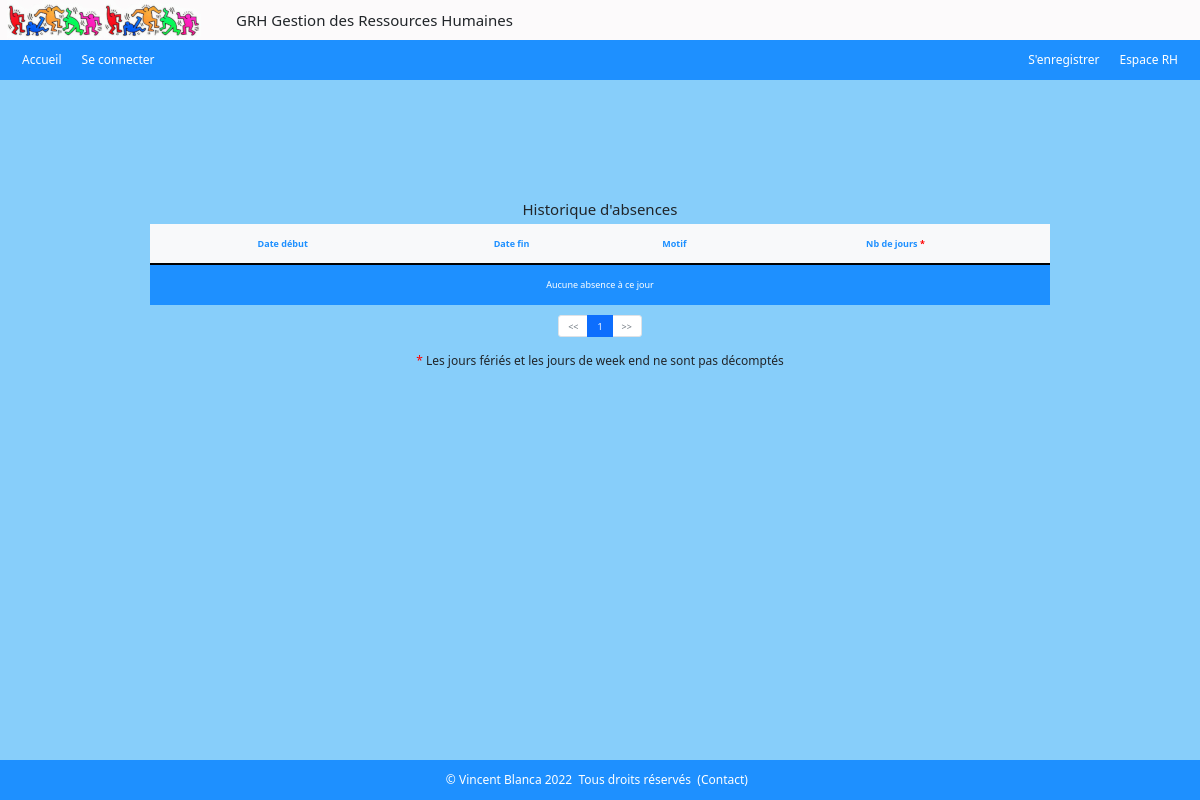
The app's page /index.php?action=histoAbsences (signed in), older data.
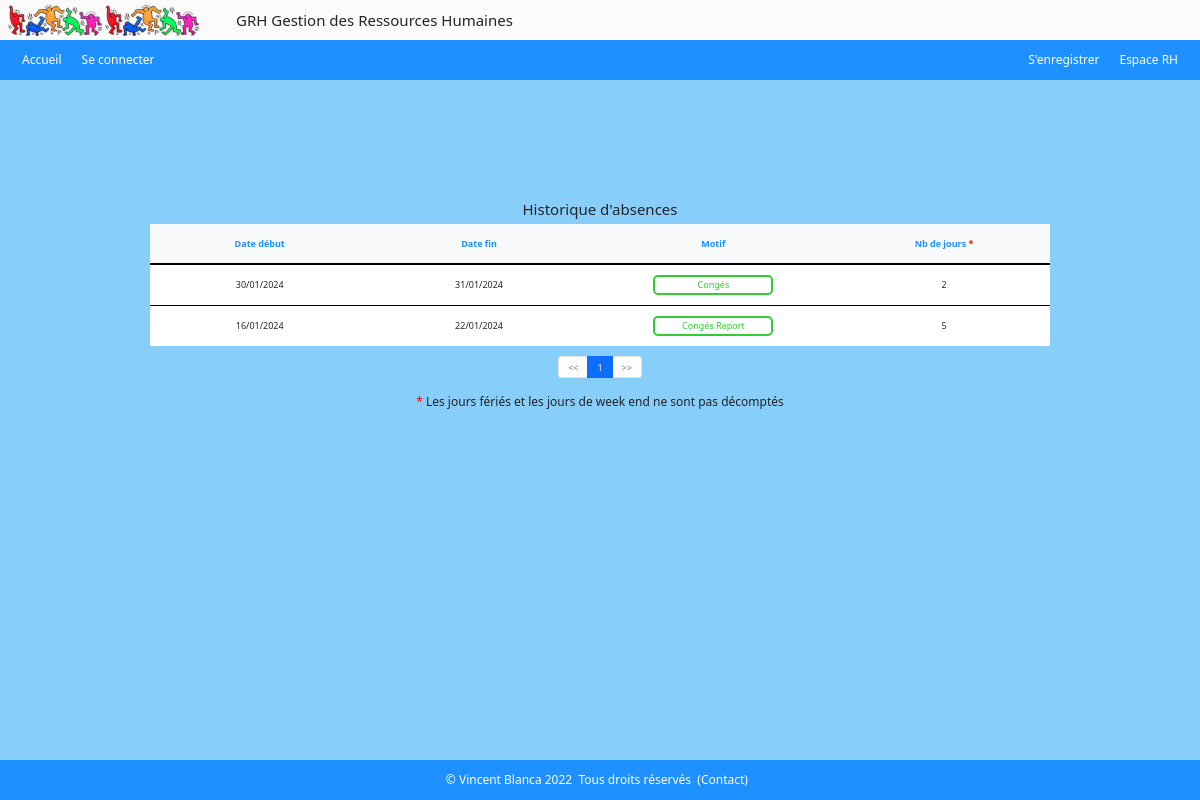
The same page, newer data.
### tables this page shows
CREATE TABLE IF NOT EXISTS `conges` (
  `congeid` int NOT NULL AUTO_INCREMENT,
  `date_deb` date NOT NULL,
  `date_fin` date NOT NULL,
  `empid` int UNSIGNED NOT NULL,
  `typeid` int NOT NULL,
  PRIMARY KEY (`congeid`),
  KEY `typeid` (`typeid`),
  KEY `empid` (`empid`)
);

CREATE TABLE IF NOT EXISTS `type_conge` (
  `id` int NOT NULL AUTO_INCREMENT,
  `libelle` varchar(50) NOT NULL,
  PRIMARY KEY (`id`)
);

### controlers/controler_histo_abs.php (called while the page is built, shortened)
<?php
require ('./models/model_histo_abs.php');
function histoAbsences()
{
    $id = $_SESSION['id'];
    $req_all_abs = getAbsUser($id);
    $absences = $req_all_abs->fetchAll(PDO::FETCH_ASSOC);
    foreach($absences as $absence ) {
        $jours[] = calculJourOuvres($absence['debut'], $absence['fin']);
    }
    if(isset($_GET['page']) && !empty($_GET['page'])) {
        $page = $_GET['page'];
    } else {
        $page = 1;
    }
    $nbLignesPage = 10;
    $nbLignes     = count($absences);
    if($nbLignes == 0) {
        $nbLignes = 1;
    }
    $mapage = new Pagination($page);
    $mapage->setNbPages($nbLignesPage, $nbLignes);
    $mapage->setRecords($nbLignes);
    $mapage->setNbLignesPages($nbLignesPage);
    require('./views/view_histo_abs.php');
}

### models/model_histo_abs.php (called while the page is built)
<?php
function getAbsUser($id)
{
    $bdd = $GLOBALS['bdd'];
    $req_abs = $bdd->prepare("SELECT c.date_deb AS 'debut', c.date_fin AS 'fin', tc.libelle AS 'motif', tc.id AS 'id' FROM conges c, type_conge tc, employe e WHERE c.empid = e.empid AND c.typeid = tc.id AND e.empid =:empid ORDER BY c.date_deb DESC");
    $req_abs->execute(
        [
            'empid' => $id,
        ]
    );
    return $req_abs;
}

### classes/pagination.class.php (called while the page is built, shortened)
<?php
class Pagination
{
    public $nbpages;
    public $nblignespages;
    public $nbrecords;
    public $page;
    public function __construct(int $page)
    {
        $this->page = $page;
    }
    public function getPage() : int
    {
        return $this->page;
    }
    public function getNbPages() : int
    {
        return $this->nbpages;
    }
    public function setRecords(int $nbrecords)
    {
        $this->nbrecords = $nbrecords;
    }
    public function setNbLignesPages(int $nblignespages)
    {
        $this->nblignespages = $nblignespages;
    }
    public function setNbPages(int $nblignespages, int $nbrecords)
    {
        $this->nbpages = ceil($nbrecords / $nblignespages);
    }
    public function firstLine() : int
    {
        $firstLine = ($this->page - 1) * $this->nblignespages;
        return $firstLine;
    }
    public function lastLine() : int
    {
        $lastLine = ($this->page * $this->nblignespages) - 1;
        if ($lastLine >= $this->nbrecords) {
            $lastLine = $lastLine - ($lastLine - $this->nbrecords) - 1;
        }
        return $lastLine;
    }
}

### includes/inc_functions.php (called while the page is built, shortened)
<?php
function inverseDate($date)
{
    $tab = list($annee, $mois, $jour) = explode("-", $date);
    $date_inverse = $jour . "-" . $mois . "-" . $annee;
    return $date_inverse;
}
function formatDate($date) {
    $tab = list($jour, $mois, $annee) = explode("-", $date);
    $date_format = $jour . "/" . $mois . "/" . $annee;
    return $date_format;
}
function verifWeekEnd($date) : bool
{
    $weekend = false;
    $jour = date('l', strtotime($date));
    if (($jour == "Saturday") || ($jour == "Sunday")) {
        $weekend = true;
    }
    return $weekend;
}
function verifJourFerie($date) : bool
{
    $jourFerie = false;
    $year = date('Y');
    $easter = date('Y-m-d', easter_date($year));
    $Mondayeaster = date('Y-m-d', strtotime($easter . "+1days"));
    $ascencion = date('Y-m-d', strtotime($easter . "+39days"));
    $pentecote = date('Y-m-d', strtotime($easter . "+50days"));
    $tabJourFerie = ["$year-01-01", $Mondayeaster, "$year-05-01", "$year-05-08", $ascencion, $pentecote, "$year-07-14", "$year-08-15", "$year-11-01", "$year-11-11", "$year-12-25"];
    return $jourFerie;
}
function calculJourOuvres($debut, $fin)
{
    $jourNonDecompte = 0;
    $absences = intervalAbsence($debut, $fin);
    $nbAbs = count($absences);
    foreach($absences as $day) {
        if(verifJourFerie($day) === true OR verifWeekEnd($day) === true) {
            $jourNonDecompte++;
        }
    }
    $nbJourAbs = $nbAbs - $jourNonDecompte;
    return $nbJourAbs;
}
function intervalAbsence($debut, $fin)
{
    $start = new DateTime($debut);
    $end   = new DateTime(date('Y-m-d',strtotime($fin.'+1days')));
    $interval = new DateInterval('P1D');
    $period   = new DatePeriod($start ,$interval, $end);
    foreach($period as $day) {
        $absences [] =  $day->format('Y-m-d');
    }
    return $absences;
}

### views/view_histo_abs.php (the view, shortened to what the changed rows need)
<?php
require ('./includes/header.php');
?>
<div class="register">
    <table class="tableau">
        <thead>
            <tr>
                <th>Date début</th>
                <th>Date fin</th>
                <th>Motif</th>
                <th>Nb de jours&nbsp;<span>*</span></th>
            </tr>
        </thead>
        <tbody>
            <?php if($absences) :
                for ($i=$mapage->firstLine(); $i <= $mapage->lastLine(); $i++) : ?>
                    <tr>
                        <td><?= formatDate(inverseDAte($absences[$i]['debut'])) ?></td>
                        <td><?= formatDate(inverseDAte($absences[$i]['fin'])) ?></td>
                        <td><span class="conges<?= $absences[$i]['id'] ?>"><?= $absences[$i]['motif'] ?></span></td>
                        <td><?= $jours[$i] ?></td>
                    </tr>
                <?php
                endfor;
            else : ?>
                <tr><td colspan='4' style="color: white; background-color: dodgerblue; height: 40px;">Aucune absence à ce jour</td></tr>
            <?php
            endif;
            ?>
        </tbody>
    </table>
    <div class="pageform">
        <ul class="pagination">
            <?php for ($i = 1; $i <= $mapage->getNbPages(); $i++) : ?>
                <li class="page-item <?= ($mapage->getPage() == $i) ? "active" : "" ?>">
                    <a href="index.php?action=histoAbsences&page=<?= $i ?>" class="page-link"><?= $i ?></a>
                </li>
            <?php endfor; ?>
        </ul>
    </div>
</div>
<?php
 require('./includes/footer.php');
?>

Row changes from the older to the newer data that the page shows:
added conges: date_deb "30/01/2024", date_fin "31/01/2024", typeid.libelle "Congés", i "2"
added conges: date_deb "16/01/2024", date_fin "22/01/2024", typeid.libelle "Congés Report", i "5"
Text that changed along with them:
text no longer shown: "Aucune absence à ce jour"
